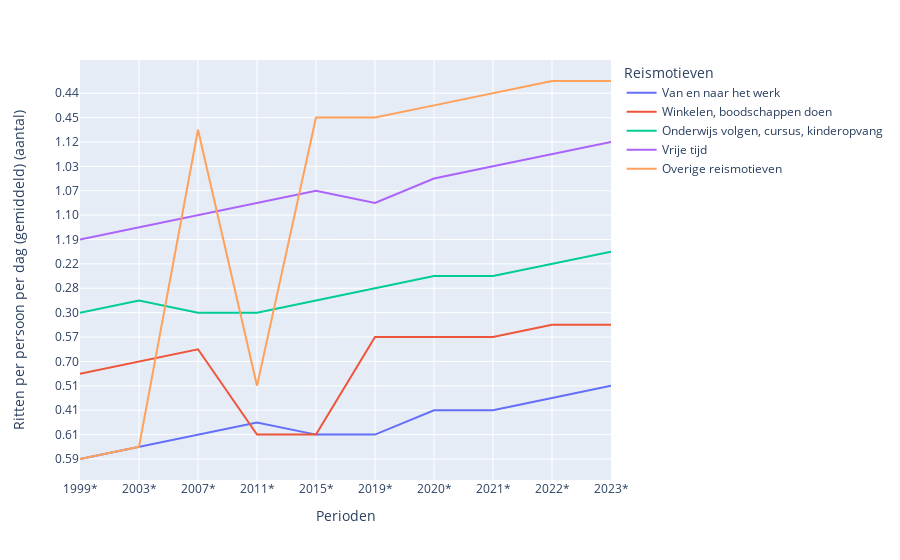

Write notebook code for a chart like this one.
### Code cell
px.line(df_mat,
        x="Perioden",
        y="Ritten per persoon per dag (gemiddeld) (aantal)",
        line_group="Reismotieven",
        color="Reismotieven")

### Figure 1 — Plotly figure (JSON) as saved in the notebook; plotly's stock layout.template omitted (floating-point values rounded to 4 significant figures)
{"data": [{"hovertemplate": "Reismotieven=Van en naar het werk<br>Perioden=%{x}<br>Ritten per persoon per dag (gemiddeld) (aantal)=%{y}<extra></extra>", "legendgroup": "Van en naar het werk", "line": {"color": "#636efa", "dash": "solid"}, "marker": {"symbol": "circle"}, "mode": "lines", "name": "Van en naar het werk", "orientation": "v", "showlegend": true, "type": "scatter", "x": ["1999*", "2003*", "2007*", "2011*", "2015*", "2019*", "2020*", "2021*", "2022*", "2023*"], "xaxis": "x", "y": ["    0.59", "    0.58", "    0.61", "    0.62", "    0.61", "    0.61", "    0.41", "    0.41", "    0.48", "    0.51"], "yaxis": "y"}, {"hovertemplate": "Reismotieven=Winkelen, boodschappen doen<br>Perioden=%{x}<br>Ritten per persoon per dag (gemiddeld) (aantal)=%{y}<extra></extra>", "legendgroup": "Winkelen, boodschappen doen", "line": {"color": "#EF553B", "dash": "solid"}, "marker": {"symbol": "circle"}, "mode": "lines", "name": "Winkelen, boodschappen doen", "orientation": "v", "showlegend": true, "type": "scatter", "x": ["1999*", "2003*", "2007*", "2011*", "2015*", "2019*", "2020*", "2021*", "2022*", "2023*"], "xaxis": "x", "y": ["    0.73", "    0.70", "    0.65", "    0.61", "    0.61", "    0.57", "    0.57", "    0.57", "    0.60", "    0.60"], "yaxis": "y"}, {"hovertemplate": "Reismotieven=Onderwijs volgen, cursus, kinderopvang<br>Perioden=%{x}<br>Ritten per persoon per dag (gemiddeld) (aantal)=%{y}<extra></extra>", "legendgroup": "Onderwijs volgen, cursus, kinderopvang", "line": {"color": "#00cc96", "dash": "solid"}, "marker": {"symbol": "circle"}, "mode": "lines", "name": "Onderwijs volgen, cursus, kinderopvang", "orientation": "v", "showlegend": true, "type": "scatter", "x": ["1999*", "2003*", "2007*", "2011*", "2015*", "2019*", "2020*", "2021*", "2022*", "2023*"], "xaxis": "x", "y": ["    0.30", "    0.29", "    0.30", "    0.30", "    0.29", "    0.28", "    0.17", "    0.17", "    0.22", "    0.23"], "yaxis": "y"}, {"hovertemplate": "Reismotieven=Vrije tijd<br>Perioden=%{x}<br>Ritten per persoon per dag (gemiddeld) (aantal)=%{y}<extra></extra>", "legendgroup": "Vrije tijd", "line": {"color": "#ab63fa", "dash": "solid"}, "marker": {"symbol": "circle"}, "mode": "lines", "name": "Vrije tijd", "orientation": "v", "showlegend": true, "type": "scatter", "x": ["1999*", "2003*", "2007*", "2011*", "2015*", "2019*", "2020*", "2021*", "2022*", "2023*"], "xaxis": "x", "y": ["    1.19", "    1.15", "    1.10", "    1.05", "    1.07", "    1.05", "    0.93", "    1.03", "    1.11", "    1.12"], "yaxis": "y"}, {"hovertemplate": "Reismotieven=Overige reismotieven<br>Perioden=%{x}<br>Ritten per persoon per dag (gemiddeld) (aantal)=%{y}<extra></extra>", "legendgroup": "Overige reismotieven", "line": {"color": "#FFA15A", "dash": "solid"}, "marker": {"symbol": "circle"}, "mode": "lines", "name": "Overige reismotieven", "orientation": "v", "showlegend": true, "type": "scatter", "x": ["1999*", "2003*", "2007*", "2011*", "2015*", "2019*", "2020*", "2021*", "2022*", "2023*"], "xaxis": "x", "y": ["    0.59", "    0.58", "    0.54", "    0.51", "    0.45", "    0.45", "    0.40", "    0.44", "    0.46", "    0.46"], "yaxis": "y"}], "layout": {"legend": {"title": {"text": "Reismotieven"}, "tracegroupgap": 0}, "margin": {"t": 60}, "xaxis": {"anchor": "y", "domain": [0, 1], "title": {"text": "Perioden"}}, "yaxis": {"anchor": "x", "domain": [0, 1], "title": {"text": "Ritten per persoon per dag (gemiddeld) (aantal)"}}}}
